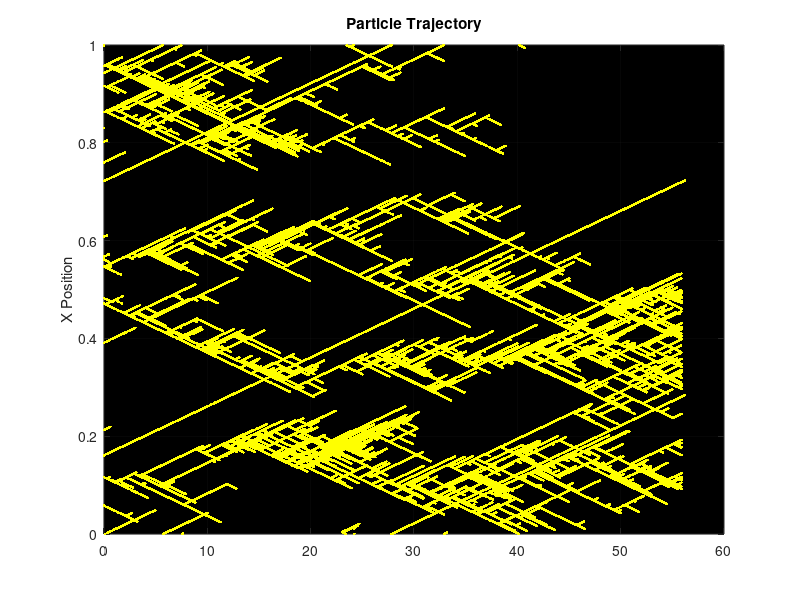

Write MATLAB code to recreate this figure.
% *** THIS PROGRAM DEALS W/ ONE CHEMICAL SPECIES WITH A BINDING AND UNBINDING REACTION, WITH NO FEEDBACK ***

% rates: r_bind = k_bind * (1-a)
% 			 r_unbind = k_unbind * a
tic
N = 100; % The number of molecules
N_bound_start = N / 10; % amount bound at the start
T = 5000; % Number of reactions
k_bind = 0.0001; % Binding rate constant (Transitions from uniform to clusters at k_bind/k_fee
k_unbind = 0.7; % Unbinding rate constant
k_feedback = 2.0; % Feedback rate constant
lambda = 0.5;
L = 1; % Length of cell membrane
v_x = 0.01; % Velocity for random walk
p = 0.5; % Probability of moving to the right in random walk (0.5 for no bias)

% X(1,:) is a bool representing whether each particle is bound or not.
X(1,:,:) = zeros(1,N,T+1);
X(1,1:N_bound_start,1) = 1;
% X(2,:) is a float representing the position of each particle.
X(2,1:N_bound_start,1) = (L * rand(1, N_bound_start));
X(2,(N_bound_start+1):N,1) = nan;
X(3,:,:) = (randi([0,1],N,T+1) * 2 - 1) * v_x; 

unbind_num = 0;
bind_num = 0; 
feedback_num = 0;

% A(1, :) is a float representing the proportion of chemical A that is bound.
% A(2, :) is the time that this value is recorded.
A = zeros(2,T);
W_1 = rand(1,T+1);
W_2 = rand(1,T+1);
W_3 = rand(1,T+1);
W_4 = rand(N,T+1);
% This odd index is due to using i-1 to gather the value of the last index in each of the arrays, and I didn't want to add a switch statement every time for i = 1. This is more computationally efficient
for i = 2:(T+1)
	% set the position to the position of the previous time.
	X(1,:,i) = X(1,:,i-1);
	X(2,:,i) = X(2,:,i-1);
	X(3,:,i) = X(3,:,i-1);


	% Setting the rates at the start of each loop
	n = sum(X(1,:,i)); % Number of bound particles
	r_bind = k_bind*(N-n);
	r_unbind = k_unbind*n;
	r_feedback = k_feedback*(n/N)*(N - n);
	r_sum = r_bind + r_unbind + r_feedback;

	% Generating a random number for use in Gillespie Algo

	tau = (1 / r_sum) * log(1 / W_1(i));

	% Picking the reaction using Gillespie Algo
  if (r_sum * W_2(i) < r_bind)
		unbound_list = find(X(1,:,i) == 0);
		unbound_index = unbound_list(randi(length(unbound_list)));
		X(1,unbound_index,i) = 1;
		X(2,unbound_index,i) = L * W_3(i);
		bind_num = bind_num + 1;
	elseif (r_bind <  (r_sum * W_2(i))) && ((r_sum * W_2(i)) <= (r_bind + r_unbind))
		bound_list = find(X(1,:,i) == 1);
		bound_index = bound_list(randi(length(bound_list)));
		X(1,bound_index,i) = 0;
		X(2,bound_index,i) = nan;
		unbind_num = unbind_num + 1;
	else 
		unbound_list = find(X(1,:,i) == 0);
		unbound_index = unbound_list(randi(length(unbound_list)));
		
		bound_list = find(X(1,:,i) == 1);
		bound_index = bound_list(randi(length(bound_list)));

		X(1,unbound_index,i) = 1;
		X(2,unbound_index,i) = X(2,bound_index,i);
		X(3,unbound_index,i) = X(3,bound_index,i);
		feedback_num = feedback_num + 1;
	end
  flip = W_4(:,i) < (lambda * tau); % Logical mask that picks out which particles flip direction
	X(3,flip,i) = -X(3,flip,i);
	X(2,:,i) = mod(X(2,:,i) + (v_x * tau), L);
  
	% Updating proportion and time for A
	A(:, i) = [(sum(X(1, :,i)) / N), (A(2, i-1) + tau)];
end
toc
%for i = 2:(T+1)
	% Creates masks for bound & unbound values
%	unbound = (X(1,:,i) == 0);
%	bound = (X(1,:,i) == 0);
%	X(2,unbound,i) = X(2,unbound,i-1);
%	random_steps = ((2 * randi(2, 1, length(X(2,bound,i)))) - 3) * v_x * (X(1,1,i) - X(1,1,i-1));
%	X(2,bound,i) = mod(X(2,bound,i-1) + random_steps, L);
%end

% The steady state  f the concentration for the ODE version of this is:
%a_steady_state = 1 - (k_unbind/k_feedback);


%Setting up the ODE to plot
%[t, a] =  ode45(@(t, a) k_bind * (1 - a) + k_feedback * (1 - a) * a  - k_unbind * a, [0, A(2,T)], A(1,1));

%subplot(1,3,1);
%ODE plot
%plot(t,a); hold on;

%Stochastic Plot
%plot(A(2,:),A(1,:));

%Steady state comparison
%yline(a_steady_state);

%Title and labels
%title('Simple Binding-Unbinding Model w/ ODE Comparison');
%xlabel('Time');
%ylabel('Bound Proportion of Chemical A');

%Plotting a histogram of particle location
%subplot(1,3,2);
%hist(X(2,:,T),20);

%title('Histogram of Particle Position at the Ending Time');
%xlabel('Position of Particles');
%ylabel('Number of Particles');

%subplot(1,3,3);
tic
for n = 1:N
	hold on;
	scatter(A(2,:),X(2,n,:),"y",".");
	set(gca,'Color','k');
	box on; grid on; 
end
title('Particle Trajectory');
ylabel('X Position');
xlabel = ('time');
unbind_num, bind_num, feedback_num  
toc
% X(2,:) is a float representing the position of each particle.
X(2,1:N_bound_start,1) = (L * rand(1, N_bound_start));
X(2,(N_bound_start+1):N,1) = nan;
X(3,:,:) = (randi([0,1],N,T+1) * 2 - 1) * v_x; 

unbind_num = 0;
bind_num = 0; 
feedback_num = 0;

% A(1, :) is a float representing the proportion of chemical A that is bound.
% A(2, :) is the time that this value is recorded.
A = zeros(2,T);
W_1 = rand(1,T+1);
W_2 = rand(1,T+1);
W_3 = rand(1,T+1);
W_4 = rand(N,T+1);
% This odd index is due to using i-1 to gather the value of the last index in each of the arrays, and I didn't want to add a switch statement every time for i = 1. This is more computationally efficient
for i = 2:(T+1)
	% set the position to the position of the previous time.
	X(1,:,i) = X(1,:,i-1);
	X(2,:,i) = X(2,:,i-1);
	X(3,:,i) = X(3,:,i-1);


	% Setting the rates at the start of each loop
	n = sum(X(1,:,i)); % Number of bound particles
	r_bind = k_bind*(N-n);
	r_unbind = k_unbind*n;
	r_feedback = k_feedback*(n/N)*(N - n);
	r_sum = r_bind + r_unbind + r_feedback;

	% Generating a random number for use in Gillespie Algo

	tau = (1 / r_sum) * log(1 / W_1(i));

	% Picking the reaction using Gillespie Algo
  if (r_sum * W_2(i) < r_bind)
		unbound_list = find(X(1,:,i) == 0);
		unbound_index = unbound_list(randi(length(unbound_list)));
		X(1,unbound_index,i) = 1;
		X(2,unbound_index,i) = L * W_3(i);
		bind_num = bind_num + 1;
	elseif (r_bind <  (r_sum * W_2(i))) && ((r_sum * W_2(i)) <= (r_bind + r_unbind))
		bound_list = find(X(1,:,i) == 1);
		bound_index = bound_list(randi(length(bound_list)));
		X(1,bound_index,i) = 0;
		X(2,bound_index,i) = nan;
		unbind_num = unbind_num + 1;
	else 
		unbound_list = find(X(1,:,i) == 0);
		unbound_index = unbound_list(randi(length(unbound_list)));
		
		bound_list = find(X(1,:,i) == 1);
		bound_index = bound_list(randi(length(bound_list)));

		X(1,unbound_index,i) = 1;
		X(2,unbound_index,i) = X(2,bound_index,i);
		feedback_num = feedback_num + 1;
	end
  flip = W_4(:,i) < (lambda * tau); % Logical mask that picks out which particles flip direction
	X(3,flip) = -X(3,flip);
	X(2,:,i) = mod(X(2,:,i) + (X(3,:,i) * tau), L);
  
	% Updating proportion and time for A
	A(:, i) = [(sum(X(1, :,i)) / N), (A(2, i-1) + tau)];
end
toc
%for i = 2:(T+1)
	% Creates masks for bound & unbound values
%	unbound = (X(1,:,i) == 0);
%	bound = (X(1,:,i) == 0);
%	X(2,unbound,i) = X(2,unbound,i-1);
%	random_steps = ((2 * randi(2, 1, length(X(2,bound,i)))) - 3) * v_x * (X(1,1,i) - X(1,1,i-1));
%	X(2,bound,i) = mod(X(2,bound,i-1) + random_steps, L);
%end

% The steady state  f the concentration for the ODE version of this is:
%a_steady_state = 1 - (k_unbind/k_feedback);


%Setting up the ODE to plot
%[t, a] =  ode45(@(t, a) k_bind * (1 - a) + k_feedback * (1 - a) * a  - k_unbind * a, [0, A(2,T)], A(1,1));

%subplot(1,3,1);
%ODE plot
%plot(t,a); hold on;

%Stochastic Plot
%plot(A(2,:),A(1,:));

%Steady state comparison
%yline(a_steady_state);

%Title and labels
%title('Simple Binding-Unbinding Model w/ ODE Comparison');
%xlabel('Time');
%ylabel('Bound Proportion of Chemical A');

%Plotting a histogram of particle location
%subplot(1,3,2);
%hist(X(2,:,T),20);

%title('Histogram of Particle Position at the Ending Time');
%xlabel('Position of Particles');
%ylabel('Number of Particles');

%subplot(1,3,3);
tic
for n = 1:N
	hold on;
	scatter(A(2,:),X(2,n,:),"y",".");
	set(gcf,'InvertHardcopy', 'off');
	set(gca,'Color','k');
	box on; grid on; 
end
title('Particle Trajectory');
ylabel('X Position');
xlabel = ('time');
unbind_num, bind_num, feedback_num  
toc
